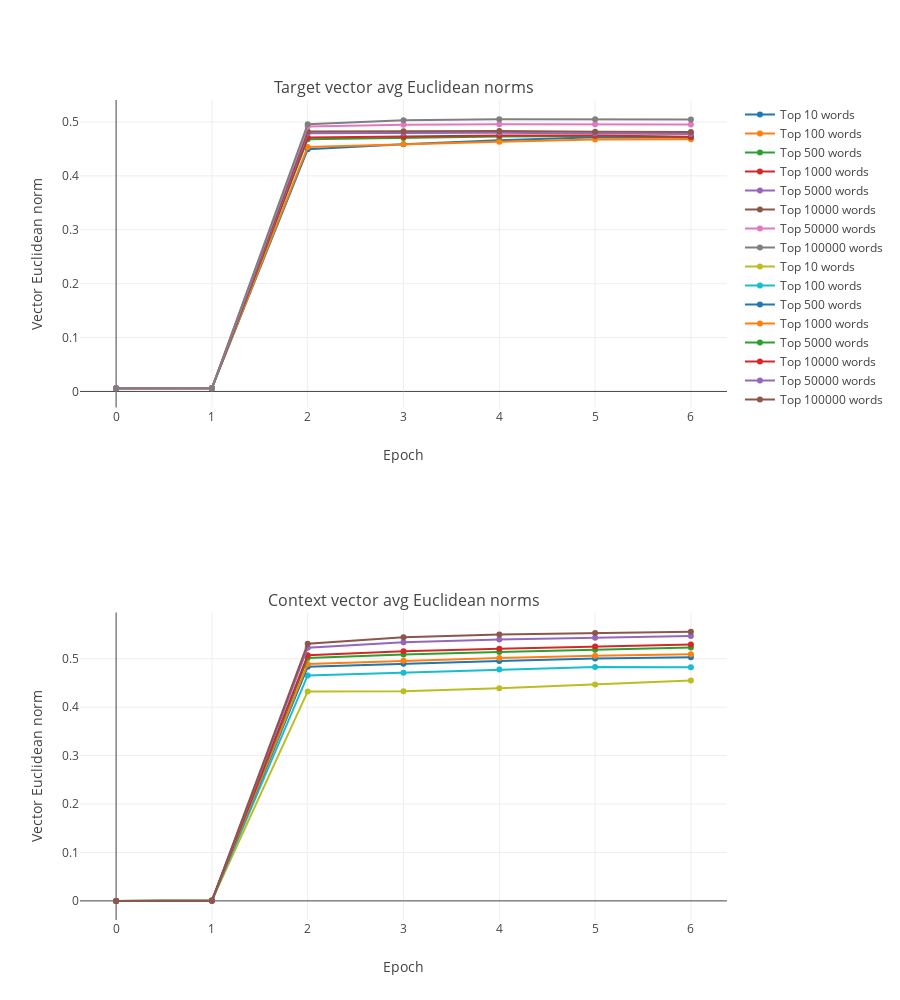

Here is the notebook cell this chart was saved with:
### Code cell
fig = tools.make_subplots(rows=2, cols=1, 
                          subplot_titles=('Target vector avg Euclidean norms', 'Context vector avg Euclidean norms'))
for i, b in enumerate(buckets):
    norms = bucket_data[i]
    fig.append_trace(
        go.Scatter(
            x=norms[:, 0],
            y=norms[:, 1],
            mode="lines+markers",
            name="Top {} words".format(b)), 1, 1)

context_lines = []
for i, b in enumerate(buckets):
    norms = bucket_data[i]
    fig.append_trace(
        go.Scatter(
            x=norms[:, 0],
            y=norms[:, 2],
            mode="lines+markers",
            name="Top {} words".format(b)), 2, 1)

fig['layout']['xaxis1'].update(title='Epoch')
fig['layout']['xaxis2'].update(title='Epoch')
fig['layout']['yaxis1'].update(title='Vector Euclidean norm')
fig['layout']['yaxis2'].update(title='Vector Euclidean norm')

fig['layout'].update(height=1000, width=900)

iplot(fig)

### Figure 1 — Plotly figure (JSON) as saved in the notebook; plotly's stock layout.template omitted (floating-point values rounded to 4 significant figures)
{"data": [{"mode": "lines+markers", "name": "Top 10 words", "type": "scatter", "x": [0, 1, 2, 3, 4, 5, 6], "xaxis": "x1", "y": [0.0057, 0.0062, 0.4492, 0.4585, 0.4662, 0.4717, 0.4712], "yaxis": "y1"}, {"mode": "lines+markers", "name": "Top 100 words", "type": "scatter", "x": [0, 1, 2, 3, 4, 5, 6], "xaxis": "x1", "y": [0.0057, 0.0063, 0.4535, 0.4587, 0.4633, 0.4674, 0.4677], "yaxis": "y1"}, {"mode": "lines+markers", "name": "Top 500 words", "type": "scatter", "x": [0, 1, 2, 3, 4, 5, 6], "xaxis": "x1", "y": [0.0058, 0.0059, 0.4679, 0.4703, 0.473, 0.4737, 0.4714], "yaxis": "y1"}, {"mode": "lines+markers", "name": "Top 1000 words", "type": "scatter", "x": [0, 1, 2, 3, 4, 5, 6], "xaxis": "x1", "y": [0.0058, 0.0059, 0.4713, 0.4729, 0.475, 0.4749, 0.4727], "yaxis": "y1"}, {"mode": "lines+markers", "name": "Top 5000 words", "type": "scatter", "x": [0, 1, 2, 3, 4, 5, 6], "xaxis": "x1", "y": [0.0058, 0.0058, 0.4789, 0.4793, 0.4799, 0.4784, 0.4776], "yaxis": "y1"}, {"mode": "lines+markers", "name": "Top 10000 words", "type": "scatter", "x": [0, 1, 2, 3, 4, 5, 6], "xaxis": "x1", "y": [0.0058, 0.0058, 0.4824, 0.4827, 0.483, 0.4817, 0.4814], "yaxis": "y1"}, {"mode": "lines+markers", "name": "Top 50000 words", "type": "scatter", "x": [0, 1, 2, 3, 4, 5, 6], "xaxis": "x1", "y": [0.0058, 0.0058, 0.4915, 0.4949, 0.4959, 0.4956, 0.4951], "yaxis": "y1"}, {"mode": "lines+markers", "name": "Top 100000 words", "type": "scatter", "x": [0, 1, 2, 3, 4, 5, 6], "xaxis": "x1", "y": [0.0058, 0.0058, 0.4959, 0.5032, 0.5051, 0.5052, 0.5046], "yaxis": "y1"}, {"mode": "lines+markers", "name": "Top 10 words", "type": "scatter", "x": [0, 1, 2, 3, 4, 5, 6], "xaxis": "x2", "y": [0, 0.0007, 0.4324, 0.4326, 0.4389, 0.4468, 0.455], "yaxis": "y2"}, {"mode": "lines+markers", "name": "Top 100 words", "type": "scatter", "x": [0, 1, 2, 3, 4, 5, 6], "xaxis": "x2", "y": [0, 0.0008, 0.4654, 0.471, 0.4779, 0.4828, 0.4821], "yaxis": "y2"}, {"mode": "lines+markers", "name": "Top 500 words", "type": "scatter", "x": [0, 1, 2, 3, 4, 5, 6], "xaxis": "x2", "y": [0, 0.0007, 0.4833, 0.4898, 0.4955, 0.5003, 0.5031], "yaxis": "y2"}, {"mode": "lines+markers", "name": "Top 1000 words", "type": "scatter", "x": [0, 1, 2, 3, 4, 5, 6], "xaxis": "x2", "y": [0, 0.0007, 0.4891, 0.496, 0.5017, 0.5062, 0.5094], "yaxis": "y2"}, {"mode": "lines+markers", "name": "Top 5000 words", "type": "scatter", "x": [0, 1, 2, 3, 4, 5, 6], "xaxis": "x2", "y": [0, 0.0006, 0.5014, 0.5088, 0.514, 0.5184, 0.5229], "yaxis": "y2"}, {"mode": "lines+markers", "name": "Top 10000 words", "type": "scatter", "x": [0, 1, 2, 3, 4, 5, 6], "xaxis": "x2", "y": [0, 0.0005, 0.5073, 0.5155, 0.5205, 0.525, 0.5295], "yaxis": "y2"}, {"mode": "lines+markers", "name": "Top 50000 words", "type": "scatter", "x": [0, 1, 2, 3, 4, 5, 6], "xaxis": "x2", "y": [0, 0.0003, 0.5228, 0.5341, 0.5395, 0.5435, 0.547], "yaxis": "y2"}, {"mode": "lines+markers", "name": "Top 100000 words", "type": "scatter", "x": [0, 1, 2, 3, 4, 5, 6], "xaxis": "x2", "y": [0, 0.0003, 0.5309, 0.5443, 0.5498, 0.5532, 0.5559], "yaxis": "y2"}], "layout": {"annotations": [{"font": {"size": 16}, "showarrow": false, "text": "Target vector avg Euclidean norms", "x": 0.5, "xanchor": "center", "xref": "paper", "y": 1, "yanchor": "bottom", "yref": "paper"}, {"font": {"size": 16}, "showarrow": false, "text": "Context vector avg Euclidean norms", "x": 0.5, "xanchor": "center", "xref": "paper", "y": 0.375, "yanchor": "bottom", "yref": "paper"}], "height": 1000, "width": 900, "xaxis1": {"anchor": "y1", "domain": [0, 1], "title": "Epoch"}, "xaxis2": {"anchor": "y2", "domain": [0, 1], "title": "Epoch"}, "yaxis1": {"anchor": "x1", "domain": [0.625, 1], "title": "Vector Euclidean norm"}, "yaxis2": {"anchor": "x2", "domain": [0, 0.375], "title": "Vector Euclidean norm"}}}
